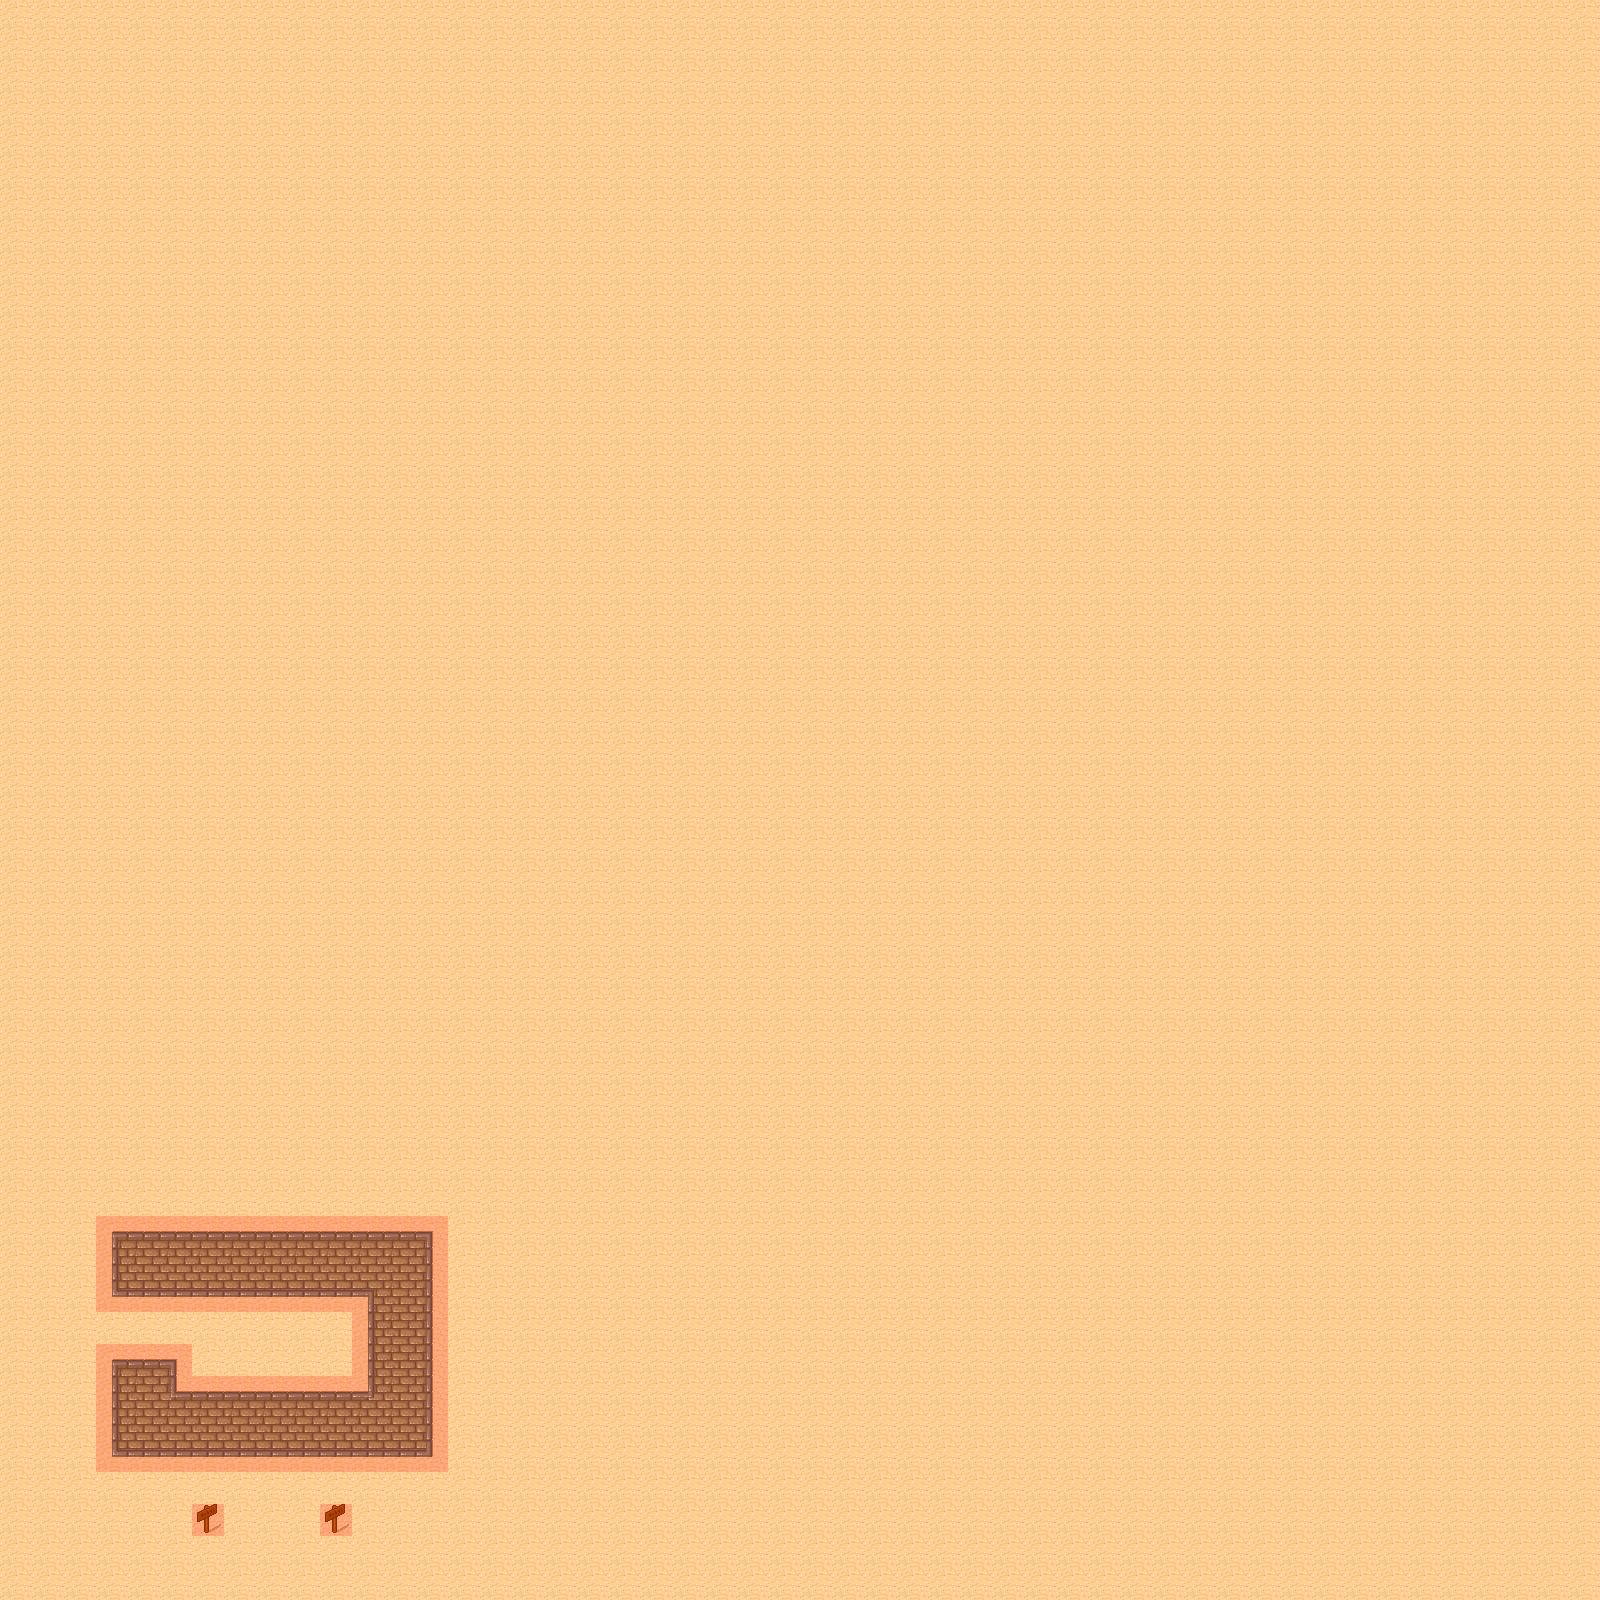

This game map was drawn from its Tiled (.tmx) file and the tilesets committed beside it. A one-line description and the trimmed map source follow:
An orthogonal 50x50 tile map with 32x32 px tiles, 2 tile layers (background, meta), 2 tilesets and 1 object (PlayerInitPos).

<map version="1.0" orientation="orthogonal" renderorder="right-up" width="50" height="50" tilewidth="32" tileheight="32" nextobjectid="5">
 <tileset firstgid="1" name="tmw_desert_spacing" tilewidth="32" tileheight="32" spacing="1" margin="1" tilecount="48">
  <image source="tmw_desert_spacing.png" width="265" height="199" />
 </tileset>
 <tileset firstgid="49" name="meta_tiles" tilewidth="32" tileheight="32" spacing="1" margin="1" tilecount="2">
  <image source="meta_tiles.png" width="67" height="34" />
  <tile id="0">
   <properties>
    <property name="collidable" value="true" />
   </properties>
  </tile>
 </tileset>
 <layer name="background" width="50" height="50">
  <data>[2500 cells, 2500 non-empty, 14 distinct tile ids]</data>
 </layer>
 <objectgroup name="objects">
  <object id="3" name="PlayerInitPos" x="256" y="1344" width="32" height="32" />
 </objectgroup>
 <layer name="meta" width="50" height="50">
  <data>[2500 cells, 77 non-empty, 1 distinct tile ids]</data>
 </layer>
</map>
